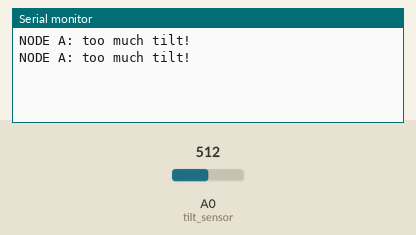
Simulated run of this sketch. Board: Arduino Uno, built with avr-gcc and run on an emulated ATmega328P. On the bench: the last lines printed to the serial monitor. Inputs (shaded band) come from the test bench; at power-on: A0 (tilt_sensor) = 512.

Above: at 1.8 s.
1.9 s: A0 (tilt_sensor) set to 903
At 2.8 s:
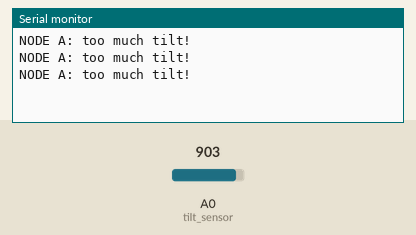
3.4 s: A0 (tilt_sensor) set to 931
At 4.8 s:
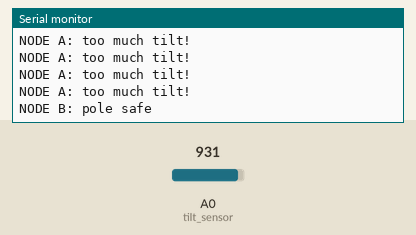

Measured:
- the behaviour switches between 919 and 920 on A0 (tilt_sensor) (found by bisection; images 1 and 2)
- after the input at 3.4 s, the serial monitor: prints a new line after 0.60 s (image 2)

The sketch:

SIM_BETA_POLE_TILT_DETECTION_NODE.ino
```cpp
int tilt_sensor = A0, tilt_limit = 920;

void setup() {
  Serial.begin(9600);
  pinMode(tilt_sensor, INPUT);

}

void loop() {
  int sensor_input = analogRead(tilt_sensor);
  if(sensor_input < tilt_limit) Serial.println("NODE A: too much tilt!");
  else Serial.println("NODE B: pole safe");
  delay(1000);
}
```
